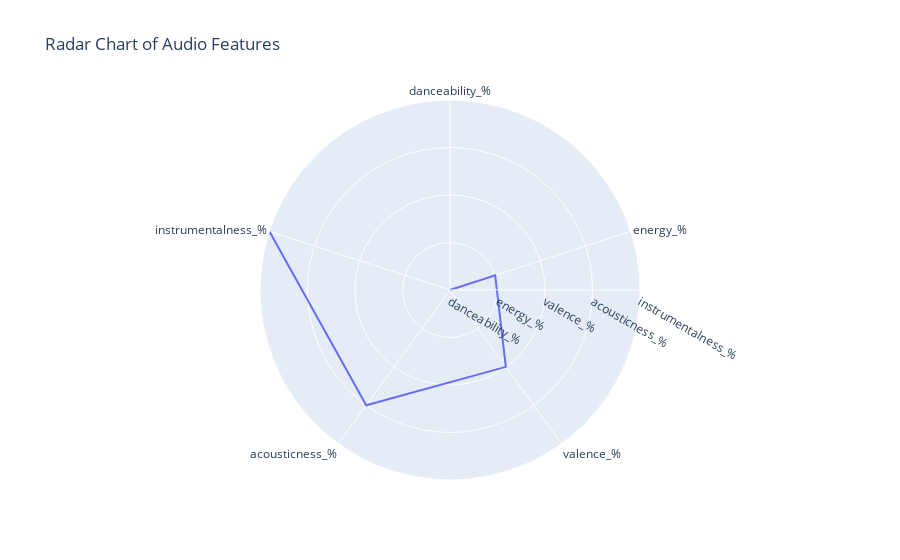

The cell this chart's notebook holds for it:
### Code cell
figure5 = px.line_polar(dataset, r=['danceability_%', 'energy_%', 'valence_%', 'acousticness_%', 'instrumentalness_%'],
                      theta=['danceability_%', 'energy_%', 'valence_%', 'acousticness_%', 'instrumentalness_%'],
                      title='Radar Chart of Audio Features')
figure5.show()

### Figure 1 — Plotly figure (JSON) as saved in the notebook; plotly's stock layout.template omitted (floating-point values rounded to 4 significant figures)
{"data": [{"hovertemplate": "r=%{r}<br>theta=%{theta}<extra></extra>", "legendgroup": "", "line": {"color": "#636efa", "dash": "solid"}, "marker": {"symbol": "circle"}, "mode": "lines", "name": "", "r": ["danceability_%", "energy_%", "valence_%", "acousticness_%", "instrumentalness_%"], "showlegend": false, "subplot": "polar", "theta": ["danceability_%", "energy_%", "valence_%", "acousticness_%", "instrumentalness_%"], "type": "scatterpolar"}], "layout": {"legend": {"tracegroupgap": 0}, "polar": {"angularaxis": {"direction": "clockwise", "rotation": 90}, "domain": {"x": [0, 1], "y": [0, 1]}}, "title": {"text": "Radar Chart of Audio Features"}}}
